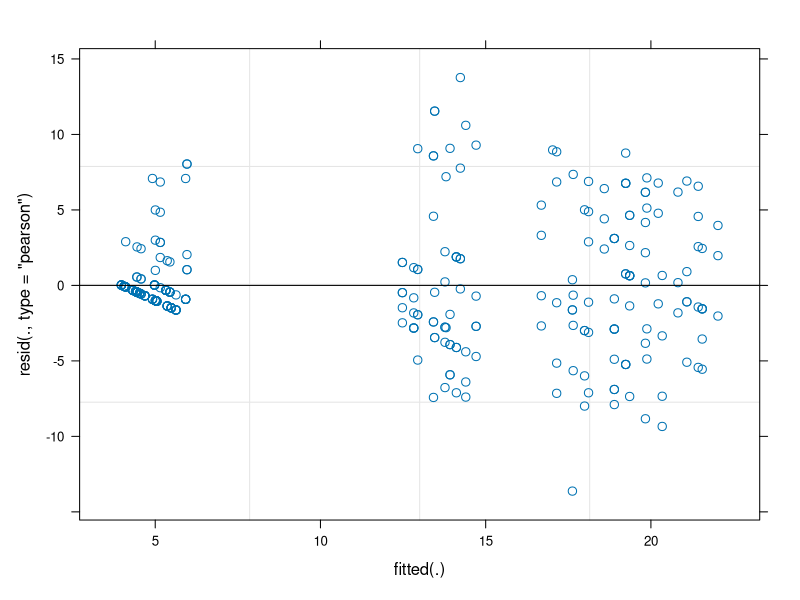
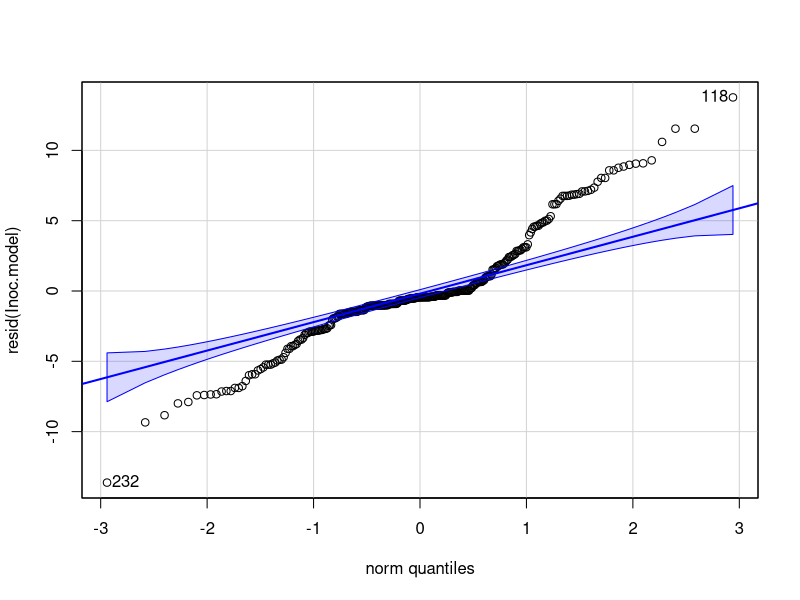
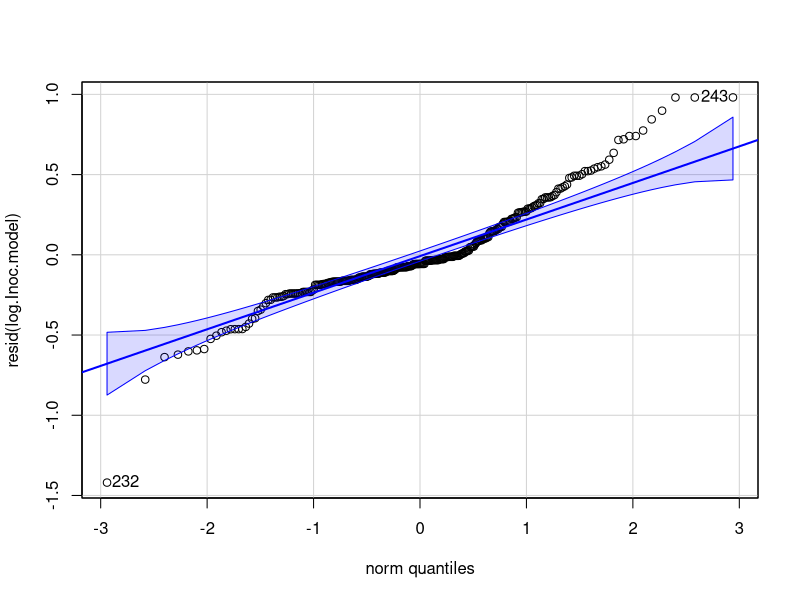
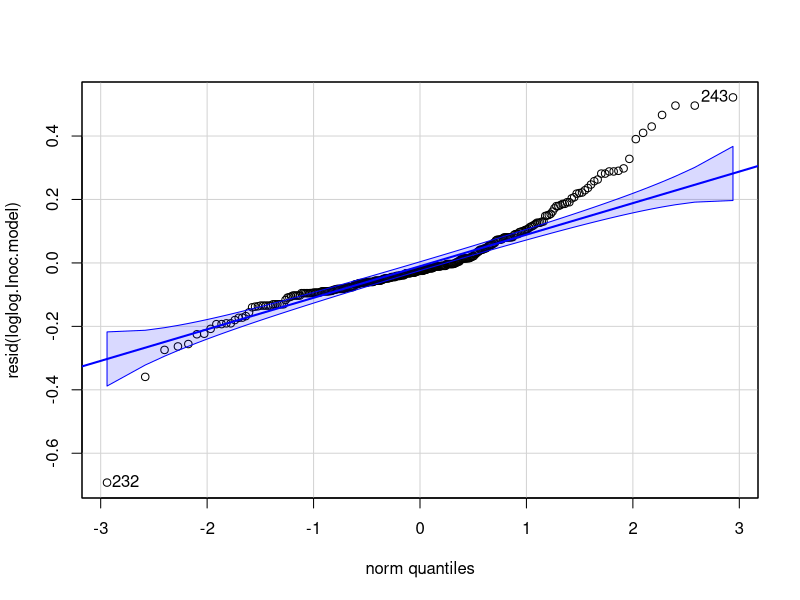
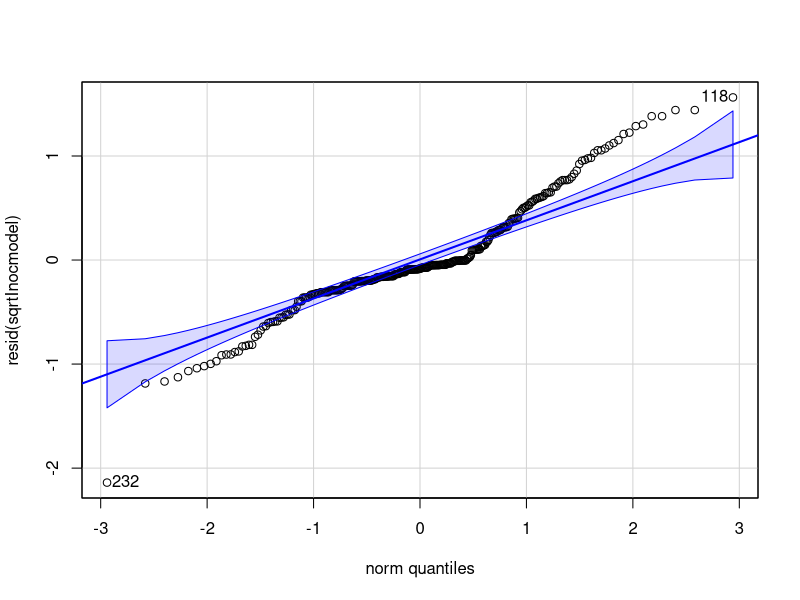
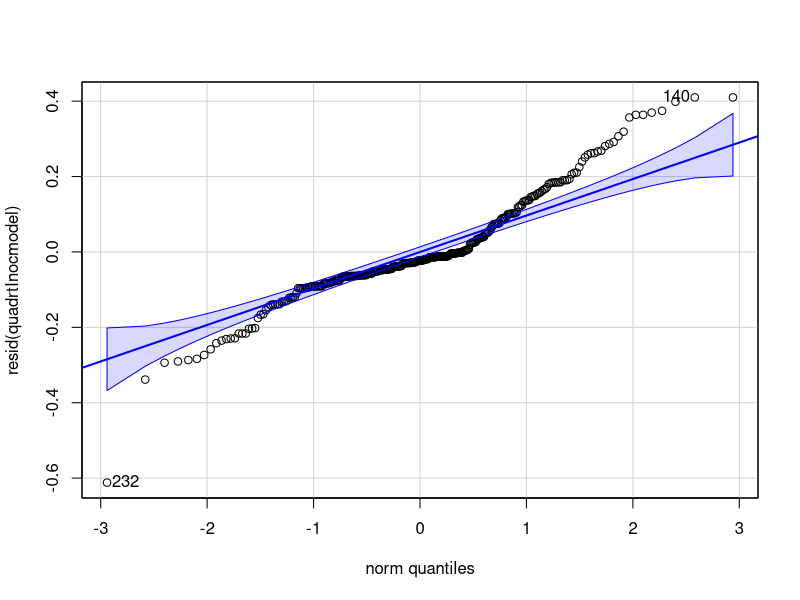
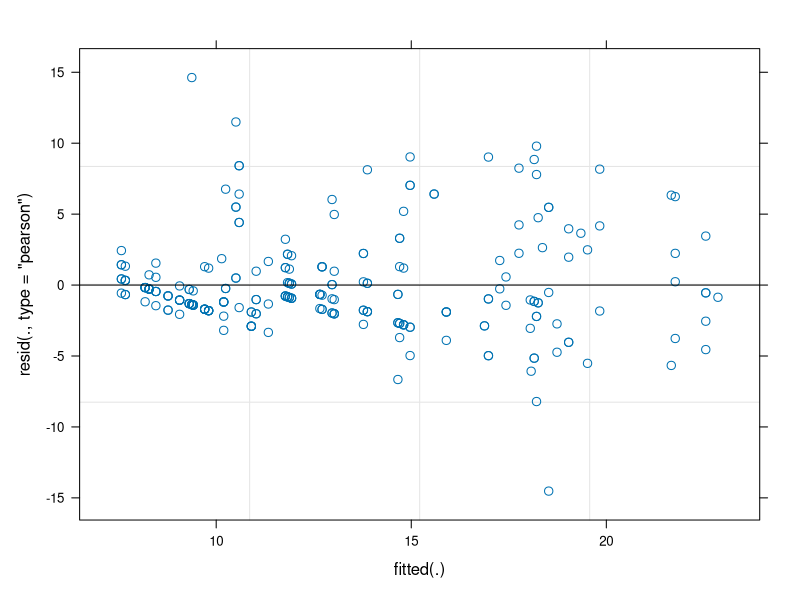
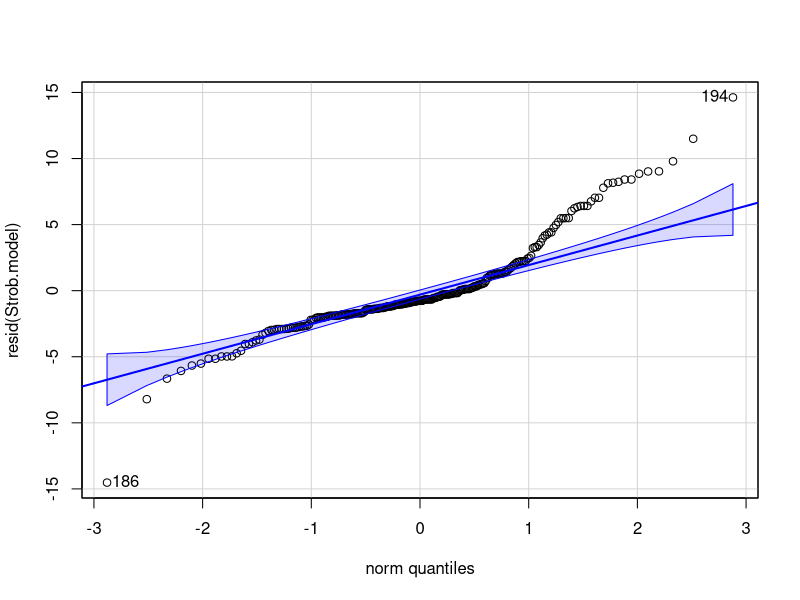

Write the R code that produced these figures, in order. (Note: this script raises an error after producing the figures.)
#Cassiopea Polyp Data Stats-- New and Improved
#Making a new script to redo all of my models to include plate as a factor
#Created by Jennica Moffat March 24, 2020

#Clear the environment
rm(list=ls())
#load libraries
library(tidyverse)
library(car)
library(lme4)
library(lmerTest)
library("lmtest")
library(MASS)
library("gmodels")
library(emmeans)

#Load data
mydata<-read.csv("Data/Thesis_PolypData_Summary.csv")
mydata$Temp<-as.factor(mydata$Temp)
mydata$Plate<-as.factor(mydata$Plate)
NoApoData <- mydata %>%
  filter(Genotype != "Aposymbiotic") %>%
  droplevels
#Adding columns for each developmental stage to see percentage that actually reached that stage in 28 days
Developed.data<-NoApoData%>%
  mutate(Inoc = ifelse(is.na(Days.to.Inoculation), "No", "Yes"),
         Strob=ifelse(is.na(Days.to.Strobilation), "No", "Yes"),
         Ephyra=ifelse(is.na(Days.to.Ephyra), "No", "Yes"))

#Genotype (fixed) and Temperature (fixed) on dependent variables 

#Time to inoculation####
#Start with log-linear analysis
#Columns: Geno, Temp, Plate, inoc (yes or no), and Frequency (count of that combo)
Developed.data.df <- Developed.data %>% modify_if(is.character, as.factor)
InocFreq<- Developed.data.df%>%group_by(Genotype, Temp, Plate, Inoc, .drop=FALSE)%>%
  tally(name="Freq")
#.drop=FALSE makes df keep tallies of 0's
#Different code for Chi-squared test

full.mod<-glm(Freq ~ Genotype*Temp*Plate*Inoc, 
              data = InocFreq, family = poisson)
deviance(full.mod)

Anova(full.mod, type="III")
#Plate doe not matter 

mod1<-glm(Freq ~ Genotype*Temp*Inoc, 
          data = InocFreq, family = poisson)
Anova(mod1, type="III")

lrtest(mod1, full.mod)
#Definitely use the simpler model without plate. 


#General linear model with those that did inoculate
#I need to remove the NA's
InocData<-NoApoData%>%
  filter(!is.na(Days.to.Inoculation ))

#Make model
Inoc.model<-lmer(Days.to.Inoculation~Genotype*Temp+(1|Plate), data=InocData)
plot(Inoc.model)
#Not great, early days are clustered. 
qqp(resid(Inoc.model), "norm")
#Woof. Horrible. 

InocData$logIDays<-log(InocData$Days.to.Inoculation)
log.Inoc.model<-lmer(logIDays~Genotype*Temp+(1|Plate), data=InocData)
logInocmodelres<-resid(log.Inoc.model)
qqp(resid(log.Inoc.model), "norm")
#Better, but not good enough. 

#double log
InocData$loglogIDays<-log(InocData$logIDays)
loglog.Inoc.model<-lmer(loglogIDays~Genotype*Temp+(1|Plate), data=InocData)
qqp(resid(loglog.Inoc.model), "norm")
#Same as log

#Square root
InocData$sqrtIDays<-sqrt(InocData$Days.to.Inoculation)
sqrtInocmodel<-lmer(sqrtIDays~Genotype*Temp+(1|Plate), data=InocData)
qqp(resid(sqrtInocmodel), "norm")
#Worse than log. 

#Quad root
InocData$quadrtIDays<-sqrt(InocData$sqrtIDays)
quadrtInocmodel<-lmer(quadrtIDays~Genotype*Temp+(1|Plate), data=InocData)
qqp(resid(quadrtInocmodel), "norm")
#Worse

#Running it with the logged data
log.Inoc.model.full<-lm(logIDays~Genotype*Temp*Plate, data=InocData)
Anova(log.Inoc.model.full, type="III")
#Plate has no effect
log.Inoc.model2<-lm(logIDays~Genotype*Temp, data=InocData)

lrtest(log.Inoc.model2, log.Inoc.model.full)
#Sig = use full model, even though plate has no effect. 

AIC(log.Inoc.model) #214
AIC(log.Inoc.model.full) #125
AIC(log.Inoc.model2) #162

#Using lmer model to include plate but still be able to determine GxT interaction
Anova(log.Inoc.model, type="III")

#emmeans
emm1 = emmeans(log.Inoc.model, specs= pairwise~Genotype:Temp)
emm1$emmeans
#emmean is mean from model (so logged data)
#SE are calculated from the model as well

#Time to strobilation####
#Start with log-linear analysis
#Columns: Geno, Temp, Plate, inoc (yes or no), and Frequency (count of that combo)
Developed.data.df <- Developed.data %>% modify_if(is.character, as.factor)
StrobFreq<- Developed.data.df%>%group_by(Genotype, Temp, Plate, Strob, .drop=FALSE)%>%
  tally(name="Freq")
#.drop=FALSE makes df keep tallies of 0's
#Different code for Chi-squared test

full.mod<-glm(Freq ~ Genotype*Temp*Plate*Strob, 
              data = StrobFreq, family = poisson)
deviance(full.mod)
Anova(full.mod, type="III")
#Plate is 0.051 with interaction with Temp

mod1<-glm(Freq ~ Genotype*Temp*Strob, 
          data = StrobFreq, family = poisson)
Anova(mod1, type="III")

lrtest(mod1, full.mod)
#I can use the simpler model without plate.

#Linear model
#I need to remove the NA's
StrobilatedData <- NoApoData %>%
  filter(Days.to.Strobilation != "NA")
StrobilatedData<-StrobilatedData%>%
  mutate_if(is.character, as.factor)

#Make model
Strob.model<-lmer(Days.to.Strobilation~Genotype*Temp+(1|Plate), data=StrobilatedData)
#Check assumptions
plot(Strob.model)
qqp(resid(Strob.model), "norm")
#Not normal

#Log data
StrobilatedData$logStrob.Days<-log(StrobilatedData$Days.to.Strobilation)
logStrobmodel<-lmer(logStrob.Days~Genotype*Temp+(1|Plate), data=StrobilatedData)
qqp(resid(logStrobmodel), "norm")
#Better, but not good enough. 

#Double log
StrobilatedData$loglogStrob.Days<-log(StrobilatedData$logStrob.Days)
loglogStrobmodel<-lmer(loglogStrob.Days~Genotype*Temp+(1|Plate), data=StrobilatedData)
qqp(resid(loglogStrobmodel), "norm")

#Triple log?
StrobilatedData$log3Strob.Days<-log(StrobilatedData$loglogStrob.Days)
log3Strobmodel<-lmer(log3Strob.Days~Genotype*Temp+(1|Plate), data=StrobilatedData)
qqp(resid(log3Strobmodel), "norm")
#Ugh it's so close.
plot(loglogStrobmodel)

#Square root
StrobilatedData$sqrtStrob.Days<-sqrt(StrobilatedData$Days.to.Strobilation)
sqrtStrobmodel<-lmer(sqrtStrob.Days~Genotype*Temp+(1|Plate), data=StrobilatedData)
qqp(resid(sqrtStrobmodel), "norm")
#No

#Fourth root
StrobilatedData$fourthrt.Strob.Days<-sqrt(StrobilatedData$sqrtStrob.Days)
fourthrtStrobmodel<-lmer(fourthrt.Strob.Days~Genotype*Temp+(1|Plate), data=StrobilatedData)
qqp(resid(fourthrtStrobmodel), "norm")
#No different from square root

Anova(loglogStrobmodel, type="III")
#Interaction: P=0.02743

#Model selection
Strob.mod.full<-lm(loglogStrob.Days~Genotype*Temp*Plate, data=StrobilatedData)
Strob.model2<-lmer(loglogStrob.Days~Genotype*Temp + (1|Plate), data=StrobilatedData)
Strob.model3<-lm(loglogStrob.Days~Genotype*Temp, data=StrobilatedData)

Anova(Strob.mod.full, type="III")
Anova(Strob.model2, type="III")
Anova(Strob.model3, type="III")

AIC(Strob.mod.full) #-448
AIC(Strob.model2) #-348
AIC(Strob.model3) #-431
#Model with all interactions is lowest, but can't even run because of aliased coefficients. 

#Boxcox
full.strob.model<-lm(Days.to.Strobilation ~ Genotype*Temp*Plate, data=StrobilatedData)
step.strob.model<-stepAIC(full.strob.model, direction="both", trace = F)

boxcox<-boxcox(step.strob.model,lambda = seq(-5, 5, 1/1000),plotit = TRUE )

Selected.Power<-boxcox$x[boxcox$y==max(boxcox$y)]
Selected.Power
#-0.352

StrobilatedData$Strob.trans<-(StrobilatedData$Days.to.Strobilation)^-0.352
trans.strob.model<-lm(Strob.trans~Genotype*Temp*Plate, data = StrobilatedData)
qqp(resid(trans.strob.model), "norm")
#I think that's close enough
Anova(trans.strob.model, type="III")
#error about aliased coefficients in the model. It's because some plates only had one well strobilate. 
trans.strob.model2<-lmer(Strob.trans~Genotype*Temp+(1|Plate), data=StrobilatedData)
Anova(trans.strob.model2, type="III")
  
#Time to ephyra####
#Start with log-linear analysis
#Columns: Geno, Temp, Plate, inoc (yes or no), and Frequency (count of that combo)
Developed.data.df <- Developed.data %>% modify_if(is.character, as.factor)
EphyraFreq<- Developed.data.df%>%group_by(Genotype, Temp, Plate, Ephyra, .drop=FALSE)%>%
  tally(name="Freq")
#.drop=FALSE makes df keep tallies of 0's
full.mod<-glm(Freq ~ Genotype*Temp*Plate*Ephyra, 
              data = EphyraFreq, family = poisson)
deviance(full.mod)
Anova(full.mod, type="III")
#Plate is 0.06 with interaction with Temp

mod1<-glm(Freq ~ Genotype*Temp*Ephyra, 
          data = EphyraFreq, family = poisson)
Anova(mod1, type="III")

lrtest(mod1, full.mod)
#I can use the simpler model without plate.

#General linear model
#I need to remove the NA's
TEData <- NoApoData %>%
  filter(Days.to.Ephyra != "NA")
TEData<-TEData%>%
  mutate_if(is.character, as.factor)

#Make model
TEmodel<-lm(Days.to.Ephyra~Genotype*Temp*Plate, data=TEData)
#Check assumptions
plot(TEmodel)
qqp(resid(TEmodel), "norm")

#log transform
TEData$log.E.Days<-log(TEData$Days.to.Ephyra)
logTEmodel<-lmer(log.E.Days~Genotype*Temp+(1|Plate), data=TEData)
qqp(resid(logTEmodel), "norm")

#double log
TEData$loglog.E.Days<-log(TEData$log.E.Days)
loglogTEmodel<-lmer(loglog.E.Days~Genotype*Temp+(1|Plate), data=TEData)
qqp(resid(loglogTEmodel), "norm")
#Mehhhh

#Square root
TEData$sqrtEDays<-sqrt(TEData$Days.to.Ephyra)
sqrtTEmodel<-lmer(sqrtEDays~Genotype*Temp+(1|Plate), data=TEData)
qqp(resid(sqrtTEmodel), "norm")
#No

#Fourth root
TEData$fourthrtEDays<-sqrt(TEData$sqrtEDays)
fourthrtTEmodel<-lmer(fourthrtEDays~Genotype*Temp+(1|Plate), data=TEData)
qqp(resid(fourthrtTEmodel), "norm")
#no

#Double log is best
#Model selection
loglogTEmodel<-lmer(loglog.E.Days~Genotype*Temp+(1|Plate), data=TEData)
TEphyra.model2<-lm(loglog.E.Days~Genotype*Temp*Plate, data=TEData)
TEphyra.model3<-lm(loglog.E.Days~Genotype*Temp, data=TEData)
TEphyra.model4<-lmer(loglog.E.Days~Genotype+Temp+(1|Plate), data=TEData)

AIC(loglogTEmodel) #-452
AIC(TEphyra.model2) #-547
AIC(TEphyra.model3) #-538
AIC(TEphyra.model4) #-494
#full model is best
Anova(TEphyra.model2)#Plate matters
Anova(loglogTEmodel, type="III")#Interaction is 0.08
Anova(TEphyra.model4, type="III")

#Boxcox
full.TE.model<-lm(Days.to.Ephyra ~ Genotype*Temp*Plate, data=TEData)
step.TE.model<-stepAIC(full.TE.model, direction="both", trace = F)

boxcox<-boxcox(step.TE.model,lambda = seq(-5, 5, 1/1000),plotit = TRUE )

Selected.Power<-boxcox$x[boxcox$y==max(boxcox$y)]
Selected.Power
#-0.409

TEData$TE.trans<-(TEData$Days.to.Ephyra)^-0.409
trans.TE.model<-lm(TE.trans~Genotype*Temp*Plate, data = TEData)
qqp(resid(trans.TE.model), "norm")
#Better than any other transformations
plot(trans.TE.model)
#Leverage of one = groups with only one rep

trans.TE.model2<-lmer(TE.trans~Genotype*Temp+(1|Plate), data = TEData)
qqp(resid(trans.TE.model2), "norm")
Anova(trans.TE.model2, Type="III")

trans.TE.model3<-lmer(TE.trans~Genotype+Temp+(1|Plate), data = TEData)
Anova(trans.TE.model3, type="III")

AIC(trans.TE.model2) #-920
AIC(trans.TE.model3) #-978
lrtest(trans.TE.model3, trans.TE.model2)
#Sig LRT test = use bigger model


#Total average ephyra production####

#Make model
Ephyramodel<-lmer(Total.Ephyra.Produced~Genotype*Temp+(1|Plate), data=NoApoData)

#Check assumptions
plot(Ephyramodel)
qqp(resid(Ephyramodel), "norm")
#Not really normal

#Log data
NoApoData$logTotalEphyra<-log(NoApoData$Total.Ephyra.Produced+1)
logEphyraModel<-lmer(logTotalEphyra~Genotype*Temp+(1|Plate), data=NoApoData)
plot(logEphyraModel)
qqp(resid(logEphyraModel), "norm")
#didn't do anything

#Squart root
NoApoData$sqrtTotalEphyra<-sqrt(NoApoData$Total.Ephyra.Produced)
sqrtEphyraModel<-lmer(sqrtTotalEphyra~Genotype*Temp+(1|Plate), data=NoApoData)
plot(sqrtEphyraModel)
qqp(resid(sqrtEphyraModel), "norm")
#Beautiful

summary(sqrtEphyraModel)
#This is saying that, when taking into account plate, the interaction of Geno*Temp 
#is significant (P=0.0007557)

#Model selection
Ephyra.model2<-lm(sqrtTotalEphyra~Genotype*Temp, data=NoApoData)
Ephyra.model3<-lm(sqrtTotalEphyra~Genotype*Temp + Plate, data=NoApoData)
Ephyra.model4<-lm(sqrtTotalEphyra~Genotype*Temp*Plate, data=NoApoData)

AIC(sqrtEphyraModel) #395.55
AIC(Ephyra.model2) #348.4
AIC(Ephyra.model3) #343.1
AIC(Ephyra.model4) #342.8
#Model with all interactions is lowest.
#But use model with plate as random factor to account for it. 
Anova(sqrtEphyraModel, type="III") #Inherently doing LRT comparing model without factor and with

summary(sqrtEphyraModel)

#Bud production####
Budmodel<-lmer(Total.Buds~Genotype*Temp+(1|Plate), data=mydata)
plot(Budmodel)
qqp(resid(Budmodel), "norm")
#Yes, normal!!

Budmodel2<-lm(Total.Buds~Genotype*Temp, data=mydata)
Budmodel3<-lm(Total.Buds~Genotype*Temp+Plate, data=mydata)
Budmodel4<-lm(Total.Buds~Genotype*Temp*Plate, data=mydata)
Anova(Budmodel4, type="III")
#Plate actually has no effect on any other variables, for once. 

AIC(Budmodel) #1580
AIC(Budmodel2) #1567
AIC(Budmodel3)#1569
AIC(Budmodel4)#1631
#Without plate is best
Anova(Budmodel2, type="III")
#Interaction: P=0.002318


#Survival####
#To do log-linear analysis, I need a new dataframe
#Columns: Geno, Temp, Plate, Survived (yes or no), and Frequency (count of that combo)
Survival<- mydata%>%group_by(Genotype, Temp, Plate, Survive.to.End)%>%
  tally(Survive.to.End == "Yes")
#I have one NA for survial b/c I spilled it and lost it. Just gonna remove it. 
mydata2<-mydata%>%
  filter(Survive.to.End != "NA")

#Making dataframe to run chi-square test
mydata2_df <- mydata2 %>% modify_if(is.character, as.factor)
Survival<- mydata2_df%>%group_by(Genotype, Temp, Plate, Survive.to.End, .drop=FALSE)%>%
  tally(name="Freq")
#.drop=FALSE makes df keep tallies of 0's

#Renaming Survive.to.End to Survived because I'm dumb and made a very long column name
names(Survival)[names(Survival) == 'Survive.to.End'] <- 'Survived'

mod0 <- glm(Freq ~ Genotype + Temp + Plate + Survived, 
            data = Survival, family = poisson)
summary(mod0)

full.mod<-glm(Freq ~ Genotype*Temp*Plate*Survived, 
          data = Survival, family = poisson)
deviance(full.mod)
Anova(full.mod, type="III")
summary(full.mod)
#No sig effect of plate, or anything.

mod2<-glm(Freq~Genotype*Temp*Survived, data=Survival, family=poisson)
Anova(mod2, type="III")
#Nothing significant

mod3<-glm(Freq~(Genotype*Survived)+(Temp*Survived), data=Survival, family=poisson)
Anova(mod3, type="III")
#So now temp sig affects survival, but not geno

mod4<-glm(Freq~Temp*Survived, data=Survival, family=poisson)
Anova(mod4, type="III")

lrtest(mod3, mod2)
#mod3 better than mod2
lrtest(mod4, mod3)
#mod4 better than mod3
#Trying other things####
fit.1 <- glm(Inoc == "yes" ~ Genotype+Temp, data = Developed.data, family = binomial)
summary(fit.1)
summary(Developed.data)
